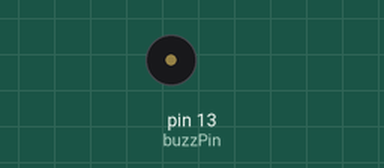
This sketch was run on a simulated Arduino Uno, built with avr-gcc and run on an emulated ATmega328P. Shown: buzzer (waves = sounding, pin HIGH). What the sketch prints to the serial monitor is not drawn.

Above: at 0.28 s.
Timing chart, 0 to 3.0 s (numbered marks = the images above):
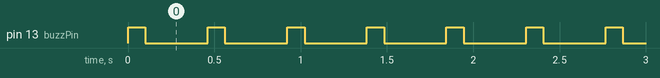

The sketch:

pace_setter.ino
```cpp
#define mile_ft 5280    // 5280 ft = 1 mi
#define min_ms 60    // 60 s = 1 min

// http://www.run2r.com/Technical+linking-bpm-to-running-speed-usa.aspx

int buzzPin = 13; //2 for sound
float pace[7] = {6, 8, 9.4, 11, 12, 14, 16};
int bpm[7] = {171, 166, 163, 160, 156, 153, 150};
float wait;


//to determine stride
//  1. run for 15-20 mins
//  2. for a min during the run, count your steps (several times to get an average)
//  3. average determines bpm, distance covered determines pace for that bpm

void setup() {
  pinMode(buzzPin, OUTPUT);
  wait = (60.0/bpm[1])*1000; // 8 min mile
  Serial.begin(9600);
  Serial.println(wait);
  Serial.println((int)wait);
}

void loop() {
  digitalWrite(buzzPin, HIGH);
  delay(100);
  digitalWrite(buzzPin, LOW);
  delay(wait);
}
```

Measured:
- by itself, pin 13 (buzzPin): alternates HIGH for 0.10 s and LOW for 0.36 s
